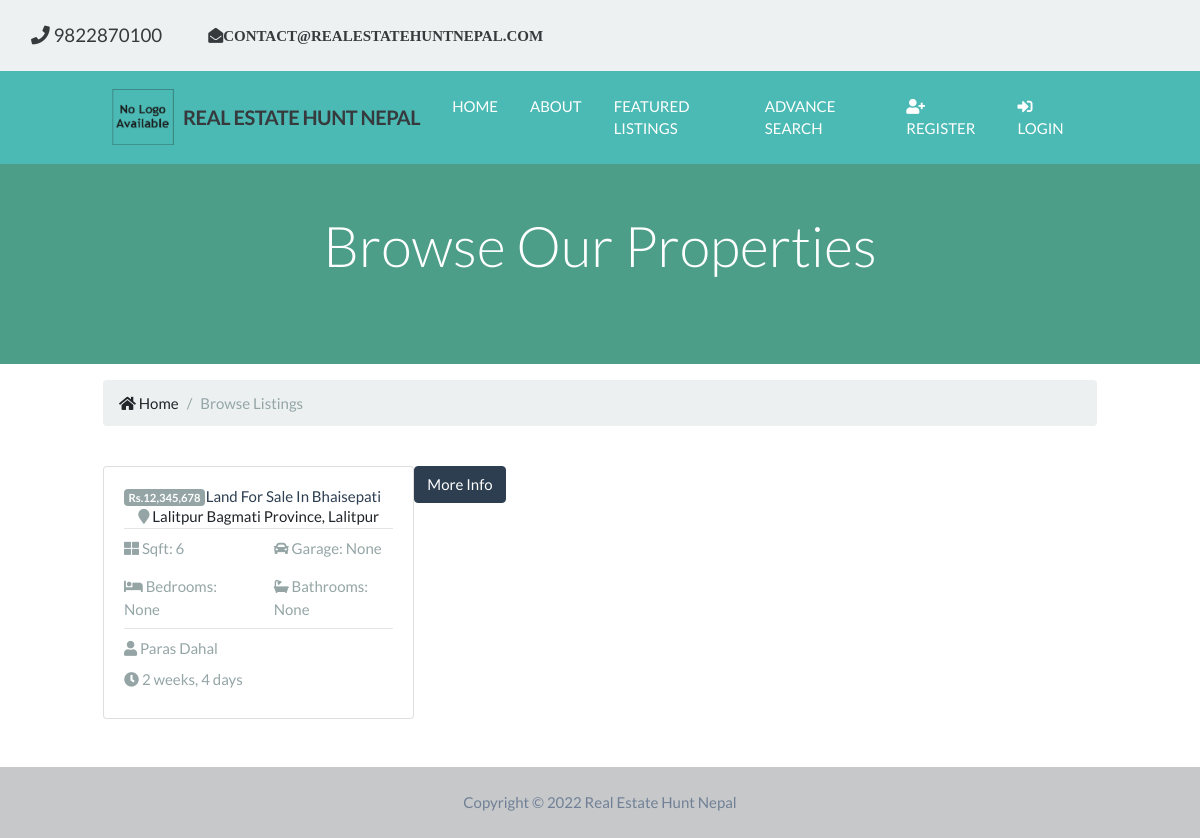
The page /listing/ on the database as committed earlier.
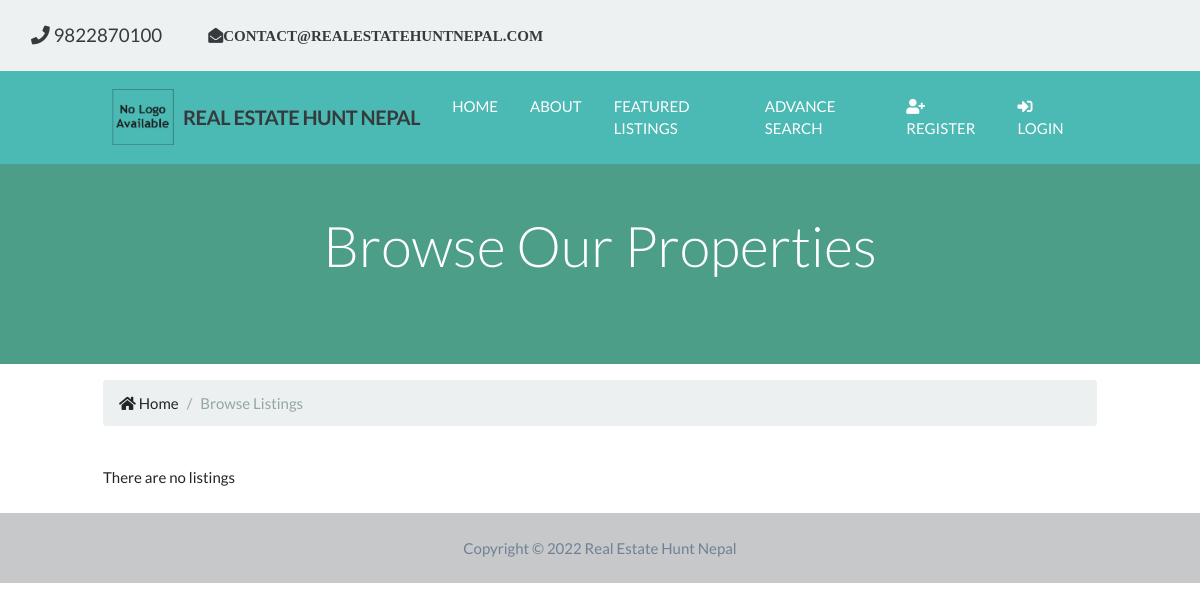
The same page on the database as committed later.
### appartment_listing/models.py (models this page shows, shortened)
class Listings(models.Model):
    listing_id = models.AutoField(
        verbose_name='ID',
        primary_key=True,
    )
    realtor_id = models.ForeignKey(Realtors, on_delete=models.DO_NOTHING)
    listing_title = models.CharField(
        max_length=100,
        verbose_name='Title',
    )
    state = models.CharField(max_length=100, verbose_name='State')
    district = models.CharField(max_length=100, verbose_name='District')
    city = models.CharField(max_length=100, verbose_name='City')
    description = models.TextField(blank=True, verbose_name='Description')
    price = models.DecimalField(
        verbose_name='Price', max_digits=15, decimal_places=5)
    purchaseType = models.CharField(
        max_length=8, default='Buy', verbose_name='PurchaseType')
    propertyType = models.CharField(
        max_length=15, default='House', verbose_name='PropertyType')
    bedroom = models.IntegerField(
        verbose_name='Bedroom', default=None, blank=True, null=True)
    bathroom = models.IntegerField(
        verbose_name='Bathroom', default=None, blank=True, null=True)
    garage = models.IntegerField(
        verbose_name='Garage', default=None, blank=True, null=True)
    sqft = models.IntegerField(
        verbose_name='Sqft', default=None, blank=True, null=True)
    photo_main = models.ImageField(
        upload_to='photos/%Y/%m/%d/', verbose_name='Main Photo', default=None, blank=True, null=True)
    is_published = models.BooleanField(default=True, verbose_name='Published')
    list_date = models.DateTimeField(
        default=datetime.now, blank=True, verbose_name='List Date')
    class Meta():
        verbose_name = 'Listing'
        verbose_name_plural = 'Listings'

### realtor/models.py (models this page shows, shortened)
class Realtors(models.Model):
    realtor_id = models.BigAutoField(primary_key=True)
    first_name = models.CharField(
        max_length=200, verbose_name='First Name')
    last_name = models.CharField(
        max_length=200, verbose_name='Last Name')
    photo = models.ImageField(
        verbose_name='Realtor Photo', upload_to='realtor/%Y/%m/%d/')
    description = models.TextField(blank=True, verbose_name='Description')
    phone = models.CharField(max_length=50, verbose_name='Phone Number')
    email = models.EmailField(verbose_name='EMAIL')
    is_mvp = models.BooleanField(default=False, verbose_name='MVP')
    hire_date = models.DateTimeField(default=datetime.now, blank=True)
    created_at = models.DateTimeField(
        verbose_name='Created At', editable=False)
    updated_at = models.DateTimeField(
        verbose_name='Updated At', editable=False)
    class Meta:
        verbose_name = 'Realtor'
        verbose_name_plural = 'Realtors'
    def __str__(self):
        return self.first_name + ' ' + self.last_name

### appartment_listing/views.py (the view)
# urls.py: path('', views.index, name='index'),
def index(request):
    title = 'Real Estate Hunt Nepal | Listing'
    template = 'listing/index.html'
    listings = Listings.objects.all().order_by(
        '-list_date').filter(is_published=True)
    paginator = Paginator(listings, 6)
    page = request.GET.get('page')
    paged_listings = paginator.get_page(page)
    context = {'title': title,
               'listings': paged_listings,
               }
    return render(request, template, context)

### appartment_listing/templates/listing/index.html (shortened to what this page needs)
{% extends 'header/base.html' %}
{% load static %}
{% load humanize %}
{% block content %}
<section id="showcase-inner" class="py-5 text-white">
  <div class="container">
    <div class="row text-center">
      <div class="col-md-12">
        <h1 class="display-4">Browse Our Properties</h1>
      </div>
    </div>
  </div>
</section>
<section id="bc" class="mt-3">
  <div class="container">
    <nav aria-label="breadcrumb">
      <ol class="breadcrumb">
        <li class="breadcrumb-item">
          <a href="{% url 'main:main-index' %}">
            <i class="fas fa-home"></i> Home</a
          >
        </li>
        <li class="breadcrumb-item active">Browse Listings</li>
      </ol>
    </nav>
  </div>
</section>
<section id="listings" class="py-4">
  <div class="container">
    <div class="row">
      {% if listings %} {% for listing in listings %}
      <div class="col-md-6 col-lg-4 mb-4">
        <div class="card">
          <div class="card-img-overlay">
            <h2>
              <span class="badge badge-secondary text-white"
                >Rs.{{listing.price | floatformat:0 | intcomma}}</span
              >
            </h2>
          </div>
          <div class="card-body">
            <div class="listing-heading text-center">
              <h4 class="text-primary">{{listing.listing_title}}</h4>
              <p>
                <i class="fas fa-map-marker text-secondary"></i>
                {{listing.city}} {{listing.state}}, {{listing.district}}
              </p>
            </div>
            <hr />
            <div class="row py-2 text-secondary">
              <div class="col-6">
                <i class="fas fa-th-large"></i> Sqft: {{listing.sqft}}
              </div>
              <div class="col-6">
                <i class="fas fa-car"></i> Garage: {{listing.garage}}
              </div>
            </div>
            <div class="row py-2 text-secondary">
              <div class="col-6">
                <i class="fas fa-bed"></i> Bedrooms: {{listing.bedroom}}
              </div>
              <div class="col-6">
                <i class="fas fa-bath"></i> Bathrooms: {{listing.bathroom}}
              </div>
            </div>
            <hr />
            <div class="row py-2 text-secondary">
              <div class="col-12">
                <i class="fas fa-user"></i> {{listing.realtor_id}}
              </div>
            </div>
            <div class="row text-secondary pb-2">
              <div class="col-6">
                <i class="fas fa-clock"></i> {{ listing.list_date | timesince }}
              </div>
            </div>
          </div>
        </div>
      </div>
      <div class="row text-secondary">
        <a href="{% url 'listing:detail' listing.listing_id %}">
          <button type="button" class="btn btn-primary">More Info</button>
        </a>
      </div>
      {% endfor %} {% else %}
      <div class="col-md-12">
        <p>There are no listings</p>
      </div>
      {% endif %}
    </div>
  </div>
</section>
{% endblock %}

### templates/header/base.html (shortened to what this page needs)
{% load static %}
<!DOCTYPE html>
<html lang="en">
  <head>
    <link rel="stylesheet" href="{% static 'main/css/all.css' %}" />
    <link rel="stylesheet" href="{% static 'main/css/bootstrap.min.css' %}" />
    <link rel="stylesheet" href="{% static 'main/css/lightbox.min.css' %}" />
    <link rel="stylesheet" href="{% static 'main/css/style.css' %}" />
    <link
      href="https://unpkg.com/tailwindcss@^1.0/dist/tailwind.min.css"
      rel="stylesheet"
    />
  </head>
  <body>
    {% include 'partials/_topbar.html' %} {% include 'partials/_navbar.html' %}
    {% include 'partials/_messages.html' %} {% block content %} {% endblock %}
    {% include 'partials/_footer.html' %}
  </body>
</html>

### templates/partials/_topbar.html (shortened to what this page needs)
{% load static %}
<nav class="navbar navbar-expand-lg navbar-light bg-light">
  <a class="navbar-brand">
    <div class="col-md-4"><i class="fas fa-phone"></i> 9822870100</div>
  </a>
  <div class="col-md-4">
    <i class="fas fa-envelope-open">contact@realestatehuntnepal.com</i>
  </div>
</nav>

### templates/partials/_navbar.html (shortened to what this page needs)
{% load static %}
<nav class="navbar navbar-expand-lg navbar-dark bg-teal-500 sticky-top">
  <div class="container">
    <div class="flex items-center flex-shrink-0 mr-6 text-zinc-600">
      <img src="{% static 'main/img/logo.png' %}" class="logo" alt="" />
      <span class="font-semibold text-xl tracking-tight"
        >Real Estate Hunt Nepal
      </span>
    </div>
    <div class="collapse navbar-collapse" id="navbarNavAltMarkup">
      <ul class="navbar-nav">
        <li class="nav-item mr-3">
          <a class="nav-link" href="{% url 'main:main-index' %}">Home</a>
        </li>
        <li class="nav-item mr-3">
          <a class="nav-link" href="{% url 'main:main-about' %}">About</a>
        </li>
        <li class="nav-item mr-3">
          <a class="nav-link" href="{% url 'listing:index' %}">
            Featured Listings
          </a>
        </li>
        <li class="nav-item mr-3">
          <a class="nav-link" href="{% url 'listing:advanceSearch' %}">
            Advance Search
          </a>
        </li>
      </ul>
      <ul class="navbar-nav ml-auto">
        {% if user.is_active %}
        <li class="nav-item mr-3">
          <a href="{% url 'account:dashboard' %}" class="nav-link">
            Welcome {{ user.username }} (Dashboard)
          </a>
        </li>
        <li class="nav-item mr-3">
          <a href="{% url 'account:logout' %}" class="nav-link">
            <i class="fas fa-sign-out-alt"></i>
            Logout
          </a>
        </li>
        {% else %}
        <li class="nav-item mr-3">
          <a class="nav-link" href="{% url 'account:register' %}">
            <i class="fas fa-user-plus"></i> Register
          </a>
        </li>
        <li class="nav-item mr-3">
          <a class="nav-link" href="{% url 'account:login' %}">
            <i class="fas fa-sign-in-alt"></i>
            Login
          </a>
        </li>
        {% endif %}
      </ul>
    </div>
  </div>
</nav>

### templates/partials/_footer.html (shortened to what this page needs)
{% load static %}
<footer class="text-center lg:text-left bg-gray-100 text-gray-600">
    <div class="text-center p-4" style="background-color: rgba(0, 0, 0, 0.2);">
  Copyright &copy; 2022 Real Estate Hunt Nepal
</footer>

### main/static/main/css/all.css (style rules this page uses)
.fa, .fas, .far, .fal, .fab { -moz-osx-font-smoothing: grayscale; -webkit-font-smoothing: antialiased; display: inline-block; font-style: normal; font-variant: normal; text-rendering: auto; line-height: 1; }
.fa-envelope-open:before { content: "\f2b6"; }
.fa-home:before { content: "\f015"; }
.fa-phone:before { content: "\f095"; }
.fa-sign-in-alt:before { content: "\f2f6"; }
.fa-user-plus:before { content: "\f234"; }
.fa, .fas { font-family: "Font Awesome 5 Free"; font-weight: 900; }

### main/static/main/css/style.css (style rules this page uses)
img { width: 100%; }
.logo { width: 80px; }
.navbar { opacity: 0.9; text-transform: uppercase; }
#showcase-inner { background: url(../img/building.jpg) no-repeat top center fixed/cover; position: relative; overflow: hidden; min-height: 200px; }
#showcase-inner::before { content: ''; position: absolute; top: 0; left: 0; min-height: 100%; width: 100%; background: rgba(32, 134, 107, 0.8); }

Rows that differ between the two databases and show on the page:
removed Listings: price "12,345,678", listing_title "Attractive Land For Sale In Bhaisepati", city "Lalitpur", state "Bagmati Province", district "Lalitpur", sqft "6", garage "None", bedroom "None", bathroom "None", realtor_id "Paras Dahal", list_date "2 weeks, 4 days"
Other text that changed with them:
text now shown: "There are no listings"
